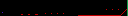

A 2D game scene composited from a Tiled map and its tileset images. What follows is a short description and the map's XML, with every tile layer's data as written:
An orthogonal 128x16 tile map with 1x1 px tiles, 1 tile layer (Tile Layer 1).

<map version="1.4" tiledversion="1.4.2" orientation="orthogonal" renderorder="right-down" width="128" height="16" tilewidth="1" tileheight="1" infinite="0" nextlayerid="2" nextobjectid="1">
 <editorsettings>
  <export target="../level/level1.txt" format="geometry-dash-clone-export" />
 </editorsettings>
 <tileset firstgid="1" source="tileset.tsx" />
 <layer id="1" name="Tile Layer 1" width="128" height="16">
  <data encoding="csv">
0,0,0,0,0,0,0,0,0,0,0,0,0,0,0,0,0,0,0,0,0,0,0,0,0,0,0,0,0,0,0,0,0,0,0,0,0,0,0,0,0,0,0,0,0,0,0,0,0,0,0,0,0,0,0,0,0,0,0,0,0,0,0,0,0,0,0,0,0,0,0,0,0,0,0,0,0,0,0,0,0,0,0,0,0,0,0,0,0,0,0,0,0,0,0,0,0,0,0,0,0,0,0,0,0,0,0,0,0,0,0,0,0,0,0,0,0,0,0,0,0,0,0,0,0,0,0,4,
0,0,0,0,0,0,0,0,0,0,0,0,0,0,0,0,0,0,0,0,0,0,0,0,0,0,0,0,0,0,0,0,0,0,0,0,0,0,0,0,0,0,0,0,0,0,0,0,0,0,0,0,0,0,0,0,0,0,0,0,0,0,0,0,0,0,0,0,0,0,0,0,0,0,0,0,0,0,0,0,0,0,0,0,0,0,0,0,0,0,0,0,0,0,0,0,0,0,0,0,0,0,0,0,0,0,0,0,0,0,0,0,0,0,0,0,0,0,0,0,0,0,0,0,0,0,0,4,
0,0,0,0,0,0,0,0,0,0,0,0,0,0,0,0,0,0,0,0,0,0,0,0,0,0,0,0,0,0,0,0,0,0,0,0,0,0,0,0,0,0,0,0,0,0,0,0,0,0,0,0,0,0,0,0,0,0,0,0,0,0,0,0,0,0,0,0,0,0,0,0,0,0,0,0,0,0,0,0,0,0,0,0,0,0,0,0,0,0,0,0,0,0,0,0,0,0,0,0,0,0,0,0,0,0,0,0,0,0,0,0,0,0,0,0,0,0,0,0,0,0,0,0,0,0,0,4,
0,0,0,0,0,0,0,0,0,0,0,0,0,0,0,0,0,0,0,0,0,0,0,0,0,0,0,0,0,0,0,0,0,0,0,0,0,0,0,0,0,0,0,0,0,0,0,0,0,0,0,0,0,0,0,0,0,0,0,0,0,0,0,0,0,0,0,0,0,0,0,0,0,0,0,0,0,0,0,0,0,0,0,0,0,0,0,0,0,0,0,0,0,0,0,0,0,0,0,0,0,0,0,0,0,0,0,0,0,0,0,0,0,0,0,0,0,0,0,0,0,0,0,0,0,0,0,4,
0,0,0,0,0,0,0,0,0,0,0,0,0,0,0,0,0,0,0,0,0,0,0,0,0,0,0,0,0,0,0,0,0,0,0,0,0,0,0,0,0,0,0,0,0,0,0,0,0,0,0,0,0,0,0,0,0,0,0,0,0,0,0,0,0,0,0,0,0,0,0,0,0,0,0,0,0,0,0,0,0,0,0,0,0,0,0,0,0,0,0,0,0,0,0,0,0,0,0,0,0,0,0,0,0,0,0,0,0,0,0,0,0,0,0,0,0,0,0,0,0,0,0,0,0,0,0,4,
0,0,0,0,0,0,0,0,0,0,0,0,0,0,0,0,0,0,0,0,0,0,0,0,0,0,0,0,0,0,0,0,0,0,0,0,0,0,0,0,0,0,0,0,0,0,0,0,0,0,0,0,0,0,0,0,0,0,0,0,0,0,0,0,0,0,0,0,0,0,0,0,0,0,0,0,0,0,0,0,0,0,0,0,0,0,0,0,0,0,0,0,0,0,0,0,0,0,0,0,0,0,0,0,0,0,0,0,0,0,0,0,0,0,0,0,0,0,0,0,0,0,0,0,0,0,0,4,
0,0,0,0,0,0,0,0,0,0,0,0,0,0,0,0,0,0,0,0,0,0,0,0,0,0,0,0,0,0,0,0,0,0,0,0,0,0,0,0,0,0,0,0,0,0,0,0,0,0,0,0,0,0,0,0,0,0,0,0,0,0,0,0,0,0,0,0,0,0,0,0,0,0,0,0,0,0,0,0,0,0,0,0,0,0,0,0,0,0,0,0,0,0,0,0,0,0,0,0,0,0,0,0,0,0,0,0,0,0,0,0,0,0,0,0,0,0,0,0,0,0,0,0,0,0,0,4,
0,0,0,0,0,0,0,0,0,0,0,0,0,0,0,0,0,0,0,0,0,0,0,0,0,0,0,0,0,0,0,0,0,0,0,0,0,0,0,0,0,0,0,0,0,0,0,0,0,0,0,0,0,0,0,0,0,0,0,0,0,0,0,0,0,0,0,0,0,0,0,0,0,0,0,0,0,0,0,0,0,0,0,0,0,0,0,0,0,0,0,0,0,0,0,0,0,0,0,0,0,0,0,0,0,0,0,0,0,0,0,0,0,0,0,0,0,0,0,0,0,0,0,0,0,1,0,4,
0,0,0,0,0,0,0,0,0,0,0,0,0,0,0,0,0,0,0,0,0,0,0,0,0,0,0,0,0,0,0,0,0,0,0,0,0,0,0,0,0,0,0,0,0,0,0,0,0,0,0,0,0,0,0,0,0,0,0,0,0,0,0,0,0,0,0,0,0,0,0,0,0,0,0,0,0,0,0,0,0,0,0,0,0,0,0,0,0,0,0,0,0,0,0,0,0,0,0,0,0,0,0,0,0,0,0,0,0,0,0,0,0,0,0,0,0,0,0,0,0,0,0,0,0,0,0,4,
0,0,0,0,0,0,0,0,0,0,0,0,0,0,0,0,0,0,0,0,0,0,0,0,0,0,0,0,0,0,0,0,0,0,0,0,0,0,0,0,0,0,0,0,0,0,0,0,0,0,0,0,0,0,0,0,0,0,0,0,0,0,0,0,0,0,0,0,0,0,0,0,0,0,0,0,0,0,0,0,0,0,0,0,0,0,0,0,0,0,0,0,0,0,0,0,0,0,0,0,0,1,1,1,0,0,2,0,0,1,0,0,2,0,0,1,0,0,2,0,0,1,0,0,0,0,2,4,
0,0,0,0,0,0,0,0,0,0,0,0,0,0,0,0,0,0,0,0,0,0,0,0,0,0,0,0,0,0,0,0,0,0,0,0,0,0,0,0,0,0,0,0,0,0,0,0,0,0,0,0,0,0,0,0,0,0,0,0,0,0,0,0,0,0,0,0,0,0,0,0,0,0,0,0,0,0,0,0,0,0,0,0,0,0,0,0,0,0,0,0,0,0,0,0,1,0,0,0,0,0,0,0,0,0,0,0,0,0,0,0,0,0,0,0,0,0,0,0,0,0,0,0,0,2,0,4,
0,0,0,0,0,0,0,0,0,0,0,0,0,0,0,0,0,0,0,0,0,0,0,0,0,0,0,0,0,0,0,0,0,0,0,0,0,0,0,0,0,0,0,0,0,0,0,0,0,0,0,0,0,0,0,0,0,0,0,0,0,0,0,0,0,0,0,0,0,0,0,0,0,0,0,0,0,0,0,0,0,0,0,0,0,0,0,0,0,0,0,1,0,0,0,0,0,0,0,0,0,0,0,0,0,0,0,0,0,0,0,0,0,0,0,0,0,0,0,0,0,0,0,0,2,0,0,4,
0,0,3,0,0,0,0,0,0,0,0,0,0,0,0,0,0,0,0,0,0,0,0,0,0,0,0,0,0,0,0,0,0,0,0,0,0,0,0,0,0,0,0,0,0,0,0,0,0,0,0,0,0,0,0,0,0,0,0,0,0,0,0,0,0,0,0,0,0,0,0,0,0,0,0,0,0,0,0,0,0,0,0,0,0,0,1,0,0,0,0,0,0,0,0,0,0,0,0,0,0,0,0,0,0,0,0,0,0,0,0,0,0,0,0,0,0,0,0,0,0,0,0,2,0,0,0,4,
0,0,0,0,0,0,0,0,0,0,0,0,0,0,0,0,0,0,0,0,0,0,0,0,0,0,0,0,0,0,0,0,0,0,0,0,0,0,0,0,0,0,0,0,0,2,0,0,0,0,0,2,0,0,0,0,0,2,0,0,0,0,0,2,0,0,0,0,0,0,0,0,0,0,0,0,0,0,0,0,0,1,0,0,0,0,0,0,0,0,0,0,0,0,0,0,0,0,0,0,0,0,0,0,0,0,0,0,0,0,0,0,0,0,0,0,0,0,0,0,0,0,2,0,0,0,0,4,
0,0,0,0,0,0,0,0,0,0,0,0,0,0,0,0,0,0,0,0,0,2,2,0,0,0,0,0,2,2,0,0,0,0,0,2,2,2,0,0,0,0,0,0,0,1,0,0,0,0,0,1,0,0,0,0,0,1,0,0,0,0,0,1,0,0,0,0,0,0,0,0,0,0,0,0,0,0,0,0,0,0,0,0,0,0,0,0,0,0,0,0,0,0,0,0,0,0,0,0,0,0,0,0,0,0,0,0,0,0,0,0,0,0,0,0,0,0,0,0,0,2,0,0,0,0,0,4,
1,1,1,1,1,1,1,1,1,1,1,1,1,1,1,1,1,1,1,1,1,1,1,1,1,1,1,1,1,1,1,1,1,1,1,1,1,1,1,1,1,1,1,1,1,1,1,1,1,1,1,1,1,1,1,1,1,1,1,1,1,1,1,1,1,1,1,1,1,1,1,1,1,1,1,1,1,0,2,2,2,2,2,2,2,2,2,2,2,2,2,2,2,2,2,2,2,2,2,2,2,2,2,2,2,2,2,2,2,2,2,2,2,2,2,2,2,2,2,2,2,0,0,0,0,0,0,4
</data>
 </layer>
</map>